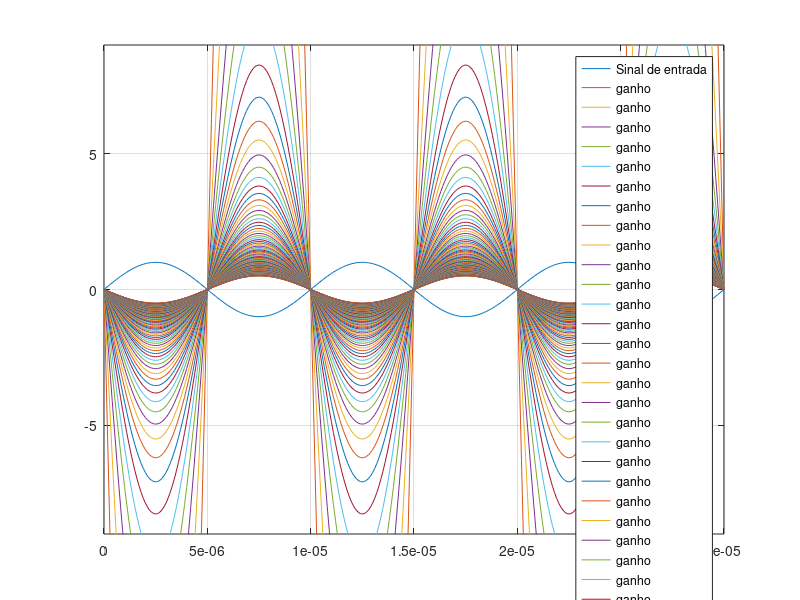
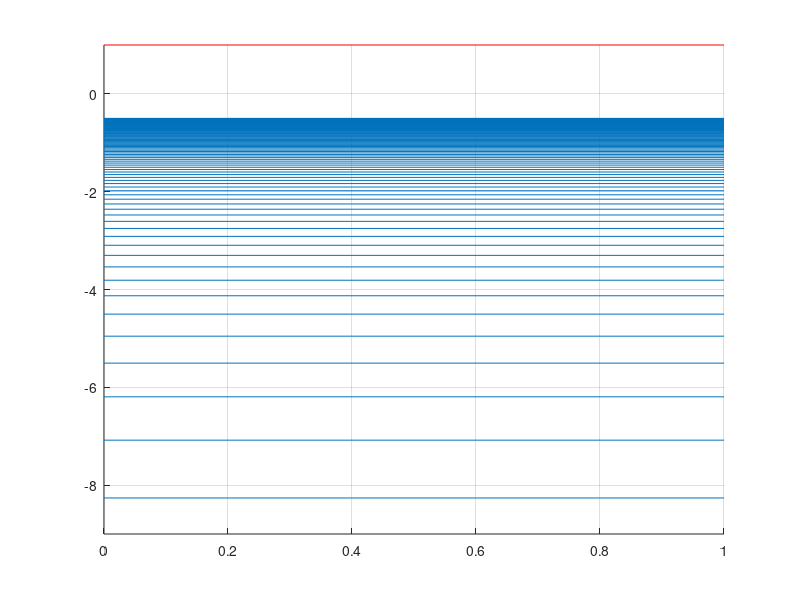

MATLAB code for these plots, in order:
clear all; close all; clc;

Rf = 50e3;
Rs = linspace(1e3,100e3,99);

Gain = -(Rf./Rs);

A = 1; f=100e3;
tempo = [0 : 1/(100*f) : 3/f]; % cinco periodos do sinal
sinal = A*sin(2*pi*f*tempo);      %geracao da onda senoidal , sin(w.t), w = 2.pi/T

for idx = 1:length(Gain)
  ss(idx,:)= sinal*Gain(idx);
end




figure(1)
plot(tempo,sinal,'DisplayName','Sinal de entrada')
%plot(tempo,sinal,";Sinal de entrada;","color", "r",'linewidth',1.5)
ylim([-9 9])
grid on
hold on
n_plots = 99; %plota os n primeiros sinais com os ganhos testados.
for idx = 1:n_plots
plot (tempo,ss(idx,:),'DisplayName','ganho')
end
hold off
lgd= legend;


figure(2)
line([0 1] , [A A] ,"linestyle", "-", "color", "r")
ylim([-9 A])
grid on
hold on
for idx = 1:n_plots
line ([0 1] , [Gain(idx) Gain(idx)])
end
hold off

